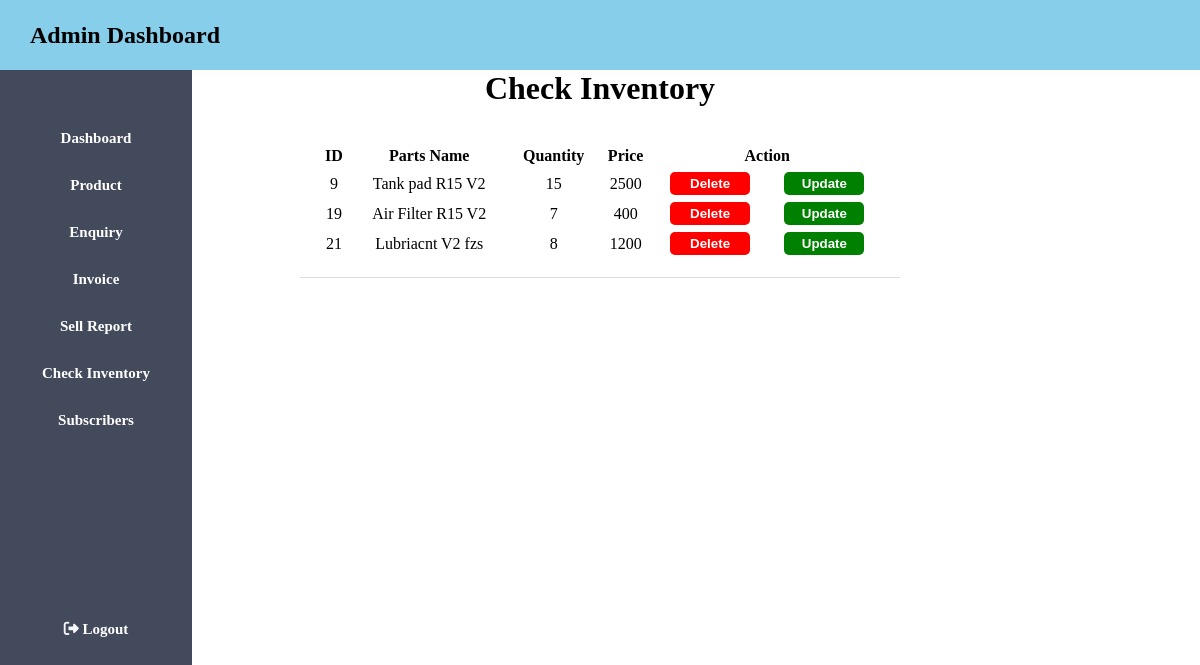
/admin/inventory.php (signed in), run on the app's committed database.
### tables this page shows
CREATE TABLE `parts` (
  `id` int(11) NOT NULL,
  `p_name` varchar(100) NOT NULL,
  `qty` int(100) NOT NULL,
  `product_price` int(11) NOT NULL,
  `Pimage` varchar(200) NOT NULL,
  `added_on` date NOT NULL
);

### admin/inventory.php (the view, shortened to what this page needs)
<!DOCTYPE html>
<html lang="en">
<head>
    <link rel="stylesheet" type="text/css" href="../admin/admin.css">
    <link rel="stylesheet" href="https://cdnjs.cloudflare.com/ajax/libs/font-awesome/6.4.0/css/all.min.css" />
</head>
<body>
    <header class="header">
    <h2> Admin Dashboard </h2>
    </header>
    <aside>
        <ul>
            <li>
                <a href="../admin/admindashboard.php">Dashboard</a>
            </li>
            <li>
                <a href="../admin/adminproduct.php">Product</a>
            </li>
            <li>
                <a href="../admin/adminenquiry.php">Enquiry</a>
            </li>
            <li>
                <a href="../admin/invoice.php">Invoice</a>
            </li>
            <li>
                <a href="../admin/adminreport.php">Sell Report</a>
            </li>
            <li>
                <a href="../admin/inventory.php">Check Inventory</a>
            </li>
            <li>
                <a href="../admin/subscriber.php">Subscribers</a>
            </li>
            <br/>
            <br/><br/><br/><br/><br/><br/><br/><br/>
            <li>
            <a href="../admin/adminlogin.php" class="btn btn-primary" onclick = 'return Logout()' >
            <i class="fa-solid fa-right-from-bracket" style="color: #f6f7f9;"></i>
             Logout</a>
            </li>
        </ul>
    </aside>
    <div class="content1">
    <h1> Check Inventory </h1>
    </div>
    <table class="center" width="50%" cellspacing="7">
  <tr>
    <br><th>ID</th>
    <th>Parts Name</th>
    <th>Quantity</th>
    <th>Price</th>
    <th colspan="2">Action</th>
  </tr>
  <?php
        require "../connection/connection.php";
        $query="SELECT * FROM parts";
        $result=mysqli_query($con,$query);
        while($row=mysqli_fetch_assoc($result)){
        echo "<tr>";
        echo "<td>".$row['id']."</td>";
        echo "<td>".$row['p_name']."</td>";
        echo "<td>".$row['qty']."</td>";
        echo "<td>".$row['product_price']."</td>";
        echo "<td><a href='../auth/deleteenquiry.php?id=".$row['id']."'><input type='submit' value='Delete' class='delete'></a></td>";
        echo "<td><a href='../admin/enquirymail.php?id=".$row['id']."'><input type='submit' value='Update' class='update'></a></td>";
        echo "</tr>";
            }
        ?>
    </table>
    </body>
</html>

### admin/admin.css (style rules this page uses)
* { margin: 0px; padding: 0px; }
.header { background-color: skyblue; line-height: 70px; padding-left: 30px; }
a,a:hover { text-decoration: none; }
ul { background-color: #424a5b; width: 16%; height: 100%; position: fixed; padding-top: 5%; text-align: center; }
ul li { list-style: none; padding-bottom: 30px; font-size: 15px; }
ul li a { color: white; font-weight: bold; }
.content1 { text-align: center; }
.delete { background-color: red; color: white; border: 0px; outline: none; border-radius: 5px; height: 23px; width: 80px; font-weight: bold; cursor: pointer; }
.update { background-color: green; color: white; border: 0px; outline: none; border-radius: 5px; height: 23px; width: 80px; font-weight: bold; cursor: pointer; }
.center { margin-left: auto; margin-right: auto; margin-bottom: auto; border-bottom: 1px solid #ddd; padding: 15px; text-align: center; }

### data on the page
parts: id "9", p_name "Tank pad R15 V2", qty "15", product_price "2500"
parts: id "19", p_name "Air Filter R15 V2", qty "7", product_price "400"
parts: id "21", p_name "Lubriacnt V2 fzs", qty "8", product_price "1200"
